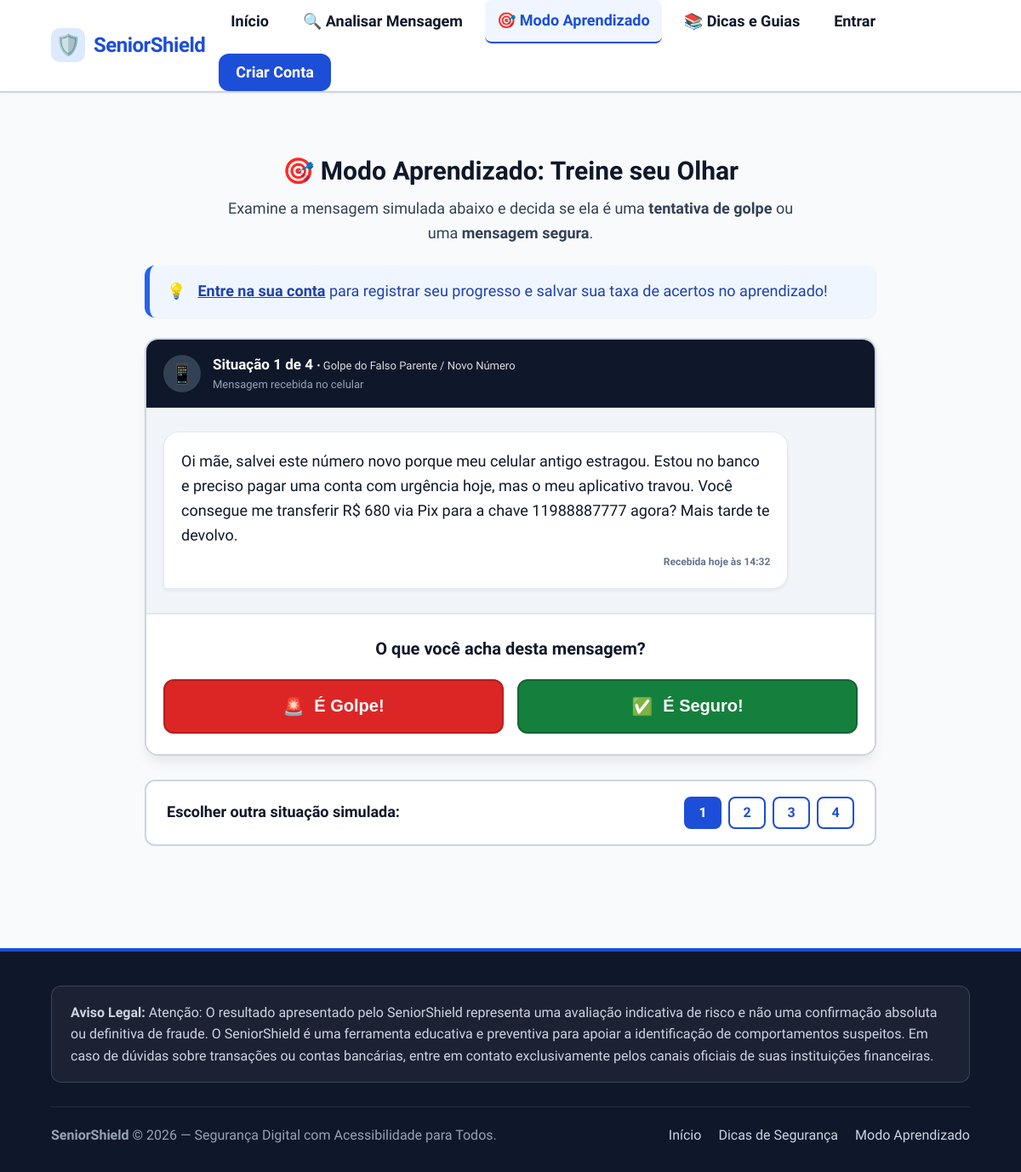
Page /aprendizado.php on the committed database.
### tables this page shows
CREATE TABLE IF NOT EXISTS `TIPOS_GOLPE` (
  `id_tipo_golpe` INT AUTO_INCREMENT,
  `nome` VARCHAR(100) NOT NULL,
  `descricao` TEXT NULL,
  `ativo` TINYINT(1) NOT NULL DEFAULT 1,
  PRIMARY KEY (`id_tipo_golpe`)
);

CREATE TABLE IF NOT EXISTS `QUESTOES_APRENDIZADO` (
  `id_questao` INT AUTO_INCREMENT,
  `mensagem` TEXT NOT NULL,
  `resposta_correta` VARCHAR(50) NOT NULL,
  `explicacao` TEXT NOT NULL,
  `id_tipo_golpe` INT NULL,
  `ativo` TINYINT(1) NOT NULL DEFAULT 1,
  PRIMARY KEY (`id_questao`),
  KEY `idx_qa_tipo_golpe` (`id_tipo_golpe`),
  CONSTRAINT `fk_qa_tipo_golpe`
    FOREIGN KEY (`id_tipo_golpe`)
    REFERENCES `TIPOS_GOLPE` (`id_tipo_golpe`)
    ON DELETE SET NULL
    ON UPDATE CASCADE
);

### config/config.php (called while the page is built, shortened)
<?php
function initSecureSession(): void {
    if (session_status() === PHP_SESSION_NONE) {
        if (!headers_sent()) {
            $isHttps = (!empty($_SERVER['HTTPS']) && $_SERVER['HTTPS'] !== 'off');
        }
    }
}

### src/Helpers/auth_guard.php (called while the page is built, shortened)
<?php
require_once __DIR__ . '/utils.php';
function is_logged_in(): bool {
    return !empty($_SESSION['usuario_id']);
}
function get_logged_user(): ?array {
    if (!is_logged_in()) {
        return null;
    }
    return [
        'id'    => $_SESSION['usuario_id'],
        'nome'  => $_SESSION['usuario_nome'] ?? '',
        'email' => $_SESSION['usuario_email'] ?? '',
        'tipo'  => $_SESSION['tipo_usuario'] ?? 'comum'
    ];
}

### src/Helpers/utils.php (called while the page is built, shortened)
<?php
require_once __DIR__ . '/../../config/config.php';
function e(?string $string): string {
    return htmlspecialchars((string)$string, ENT_QUOTES, 'UTF-8');
}
function url(string $path = ''): string {
    $path = ltrim($path, '/');
    return BASE_URL . ($path !== '' ? '/' . $path : '');
}

### config/database.php (called while the page is built, shortened)
<?php
function getDbConnection(): PDO {
    $dsn = sprintf(
        'mysql:host=%s;port=%s;dbname=%s;charset=%s',
        DB_HOST,
        DB_PORT,
        DB_NAME,
        DB_CHARSET
    );
    $options = [
        PDO::ATTR_ERRMODE            => PDO::ERRMODE_EXCEPTION,
        PDO::ATTR_DEFAULT_FETCH_MODE => PDO::FETCH_ASSOC,
        PDO::ATTR_EMULATE_PREPARES   => false,
        PDO::MYSQL_ATTR_INIT_COMMAND => 'SET NAMES ' . DB_CHARSET
    ];
    try {
        $pdoInstance = new PDO($dsn, DB_USER, DB_PASS, $options);
        return $pdoInstance;
    } catch (PDOException $e) {
        error_log('SeniorShield Database Connection Error: ' . $e->getMessage());
        if (defined('APP_ENV') && APP_ENV === 'development') {
            $msg = 'Erro ao conectar ao banco de dados: verifique se o MySQL no XAMPP está iniciado e se a base "' . htmlspecialchars(DB_NAME) . '" foi criada.';
        } else {
            $msg = 'O serviço de banco de dados está temporariamente indisponível. Por favor, tente novamente mais tarde.';
        }
        throw new Exception($msg, (int)$e->getCode());
    }
}

### src/Services/EducationService.php (called while the page is built, shortened)
<?php
require_once __DIR__ . '/../../config/database.php';
require_once __DIR__ . '/../../config/config.php';
require_once __DIR__ . '/../Helpers/utils.php';
class EducationService {
    private PDO $pdo;
    public function __construct(?PDO $pdo = null) {
        $this->pdo = $pdo ?? getDbConnection();
    }
    public function listarQuestoes(?bool $somenteAtivas = true, ?int $idTipoGolpe = null, string $busca = ''): array {
        $sql = 'SELECT
                  qa.id_questao,
                  qa.mensagem,
                  qa.resposta_correta,
                  qa.explicacao,
                  qa.id_tipo_golpe,
                  qa.ativo,
                  tg.nome AS nome_tipo_golpe,
                  (SELECT COUNT(*) FROM TENTATIVAS_APRENDIZADO ta WHERE ta.id_questao = qa.id_questao) AS total_tentativas,
                  (SELECT COUNT(*) FROM TENTATIVAS_APRENDIZADO ta WHERE ta.id_questao = qa.id_questao AND ta.acertou = 1) AS total_acertos
                FROM QUESTOES_APRENDIZADO qa
                LEFT JOIN TIPOS_GOLPE tg ON qa.id_tipo_golpe = tg.id_tipo_golpe
                WHERE 1 = 1';
        $params = [];
        if ($somenteAtivas !== null) {
            $sql .= ' AND qa.ativo = :ativo';
            $params[':ativo'] = $somenteAtivas ? 1 : 0;
        }
        $busca = trim($busca);
        $sql .= ' ORDER BY qa.ativo DESC, qa.id_questao ASC';
        try {
            $stmt = $this->pdo->prepare($sql);
            $stmt->execute($params);
            return $stmt->fetchAll(PDO::FETCH_ASSOC);
        } catch (PDOException $e) {
            error_log('EducationService::listarQuestoes erro: ' . $e->getMessage());
            return [];
        }
    }
}

### aprendizado.php (the view, shortened to what this page needs)
<?php
require_once __DIR__ . '/config/config.php';
require_once __DIR__ . '/src/Helpers/auth_guard.php';
require_once __DIR__ . '/src/Helpers/utils.php';
require_once __DIR__ . '/src/Services/EducationService.php';
$educationService = new EducationService();
$loggedUser = get_logged_user();
$userId = $loggedUser['id'] ?? null;
$todasQuestoes = $educationService->listarQuestoes(true);
$totalQuestoes = count($todasQuestoes);
$feedback = null;
$indiceAtual = 0;
$questaoAtual = $todasQuestoes[$indiceAtual];
$desempenho = $userId ? $educationService->obterDesempenhoUsuario((int)$userId) : null;
require_once __DIR__ . '/includes/header.php';
?>
<div class="simulator-container">
  <header style="margin-bottom: 24px; text-align: center;">
    <h1 style="font-size: var(--font-size-2xl); font-weight: 800; color: var(--text-main); margin-bottom: 6px;">
      <span aria-hidden="true">🎯</span>
      Modo Aprendizado: Treine seu Olhar
    </h1>
    <p style="font-size: var(--font-size-base); color: var(--text-muted); max-width: 680px; margin: 0 auto;">
      Examine a mensagem simulada abaixo e decida se ela é uma <strong>tentativa de golpe</strong> ou uma <strong>mensagem segura</strong>.
    </p>
  </header>
  <?php if ($desempenho && $desempenho['total_tentativas'] > 0): ?>
    <section class="user-performance-box" aria-labelledby="desempenho-title">
      <div style="display: flex; align-items: center; gap: 12px;">
        <span style="font-size: 2.25rem;" aria-hidden="true">🏆</span>
        <div>
          <h2 id="desempenho-title" style="font-size: 1.125rem; font-weight: 800; color: var(--text-main); margin: 0;">
            Seu Desempenho no Aprendizado
          </h2>
          <p style="font-size: 0.875rem; color: var(--text-muted); margin: 0;">
            Continue praticando para manter sua atenção afiada!
          </p>
        </div>
      </div>
      <div style="display: flex; gap: 24px;">
        <div class="performance-metric">
          <div class="performance-metric-val"><?= (int)$desempenho['taxa_acerto'] ?>%</div>
          <div class="performance-metric-label">Taxa de Acerto</div>
        </div>
        <div class="performance-metric">
          <div class="performance-metric-val"><?= (int)$desempenho['total_acertos'] ?> / <?= (int)$desempenho['total_tentativas'] ?></div>
          <div class="performance-metric-label">Acertos no Total</div>
        </div>
      </div>
    </section>
  <?php elseif (!$userId): ?>
    <div class="alert alert-info" style="margin-bottom: 24px;">
      <span aria-hidden="true">💡</span>
      <div>
        <a href="<?= url('login.php') ?>" style="font-weight: 700; text-decoration: underline; color: inherit;">Entre na sua conta</a> para registrar seu progresso e salvar sua taxa de acertos no aprendizado!
      </div>
    </div>
  <?php endif; ?>
  <article class="simulated-device" aria-labelledby="questao-indice-title">
    <div class="chat-mock-header">
      <div class="chat-avatar" aria-hidden="true">📱</div>
      <div class="chat-sender-info">
        <h3 id="questao-indice-title">
          Situação <?= $indiceAtual + 1 ?> de <?= $totalQuestoes ?>
          <?php if (!empty($questaoAtual['nome_tipo_golpe'])): ?>
            <span style="font-size: 0.8125rem; font-weight: 400; opacity: 0.85;">
              • <?= e($questaoAtual['nome_tipo_golpe']) ?>
            </span>
          <?php endif; ?>
        </h3>
        <p>Mensagem recebida no celular</p>
      </div>
    </div>
    <div class="chat-body-area">
      <div class="chat-bubble-received">
        <p style="margin: 0; font-size: 1.125rem; line-height: 1.6; color: var(--text-main);">
          <?= nl2br(e($questaoAtual['mensagem'])) ?>
        </p>
        <span class="chat-bubble-time" aria-hidden="true">Recebida hoje às 14:32</span>
      </div>
    </div>
    <div class="sim-actions-area">
      <?php if (!$feedback): ?>
        <p class="sim-question-prompt">
          O que você acha desta mensagem?
        </p>
        <form method="POST" action="<?= url('aprendizado.php?q=' . (int)$questaoAtual['id_questao']) ?>">
          <div class="sim-choices-grid">
            <button
              type="submit"
              name="resposta"
              value="golpe"
              class="btn-choice btn-choice-golpe"
              id="btnEscolhaGolpe">
              <span aria-hidden="true">🚨</span> É Golpe!
            </button>
            <button
              type="submit"
              name="resposta"
              value="seguro"
              class="btn-choice btn-choice-seguro"
              id="btnEscolhaSeguro">
              <span aria-hidden="true">✅</span> É Seguro!
            </button>
          </div>
        </form>
      <?php endif; ?>
    </div>
  </article>
  <div style="background: var(--surface-color); border: 2px solid var(--border-color); border-radius: var(--radius-md); padding: 18px 24px; display: flex; align-items: center; justify-content: space-between; flex-wrap: wrap; gap: 12px;">
    <span style="font-size: var(--font-size-base); font-weight: 700; color: var(--text-main);">
      Escolher outra situação simulada:
    </span>
    <div style="display: flex; gap: 8px; flex-wrap: wrap;">
      <?php foreach ($todasQuestoes as $idx => $q): ?>
        <a href="<?= url('aprendizado.php?q=' . (int)$q['id_questao']) ?>"
           class="btn btn-sm <?= ($idx === $indiceAtual) ? 'btn-primary' : 'btn-outline' ?>"
           style="min-width: 44px; text-align: center;">
          <?= $idx + 1 ?>
        </a>
      <?php endforeach; ?>
    </div>
  </div>
</div>
<?php require_once __DIR__ . '/includes/footer.php'; ?>

### rows in the picture
tipos_golpe: nome "Golpe do Falso Parente / Novo Número"
questoes_aprendizado: mensagem "Oi mãe, salvei este número novo porque meu celular antigo estragou. Estou no banco e preciso pagar uma conta com urgência hoje, mas o meu aplicativo travou. Você consegue me transferir R$ 680 via Pix para a chave 11988887777 agora? Mais tarde te devolvo."

### other values in the picture
APP_NAME "SeniorShield"
$indiceAtual + 1 "1"
$totalQuestoes "4"
ISD_DISCLAIMER_AVALIACAO "Atenção: O resultado apresentado pelo SeniorShield representa uma avaliação indicativa de risco e não uma confirmação absoluta ou definitiva de fraude."
